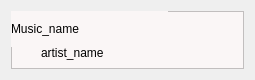
<?xml version="1.0" encoding="UTF-8"?>
<ui version="4.0">
 <class>card_item</class>
 <widget class="QWidget" name="card_item">
  <property name="geometry">
   <rect>
    <x>0</x>
    <y>0</y>
    <width>255</width>
    <height>80</height>
   </rect>
  </property>
  <property name="windowTitle">
   <string>Form</string>
  </property>
  <layout class="QHBoxLayout" name="horizontalLayout">
   <item>
    <widget class="QFrame" name="frame">
     <property name="styleSheet">
      <string notr="true">background-color: rgb(250, 246, 246);</string>
     </property>
     <property name="frameShape">
      <enum>QFrame::StyledPanel</enum>
     </property>
     <property name="frameShadow">
      <enum>QFrame::Raised</enum>
     </property>
     <widget class="QLabel" name="label_music_name">
      <property name="geometry">
       <rect>
        <x>0</x>
        <y>0</y>
        <width>157</width>
        <height>36</height>
       </rect>
      </property>
      <property name="styleSheet">
       <string notr="true">font: 700 13pt &quot;Segoe UI&quot;;</string>
      </property>
      <property name="text">
       <string>Music_name</string>
      </property>
     </widget>
     <widget class="QLabel" name="label_artist_name">
      <property name="geometry">
       <rect>
        <x>30</x>
        <y>30</y>
        <width>90</width>
        <height>24</height>
       </rect>
      </property>
      <property name="styleSheet">
       <string notr="true">font: 11pt &quot;Segoe UI&quot;;</string>
      </property>
      <property name="text">
       <string>artist_name</string>
      </property>
     </widget>
    </widget>
   </item>
  </layout>
 </widget>
 <resources/>
 <connections/>
</ui>
